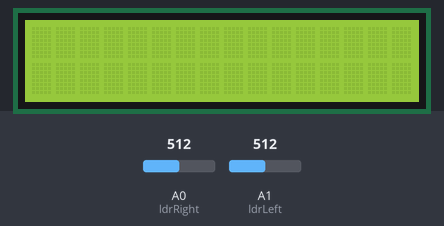
Recording of a sketch running on a simulated Arduino Uno, built with avr-gcc and run on an emulated ATmega328P. On the bench: 16×2 character LCD. The inputs (shaded band) are chosen by the test bench; at power-on: A0 (ldrRight) = 512, A1 (ldrLeft) = 512. What the sketch prints to the serial monitor is not drawn.

Above: at 1.2 s.
1.3 s: A0 (ldrRight) set to 107
3.0 s: A0 (ldrRight) set to 90
At 3.7 s:
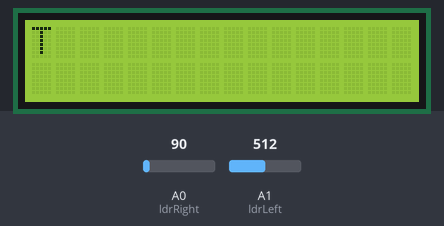
5.8 s: A1 (ldrLeft) set to 22
8.1 s: A1 (ldrLeft) set to 18
At 8.8 s:
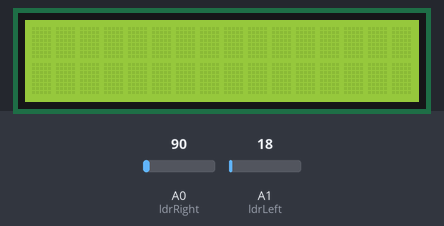
11.1 s: A0 (ldrRight) set to 110
At 12.05 s:
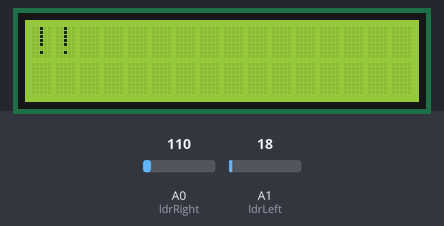
13.9 s: A0 (ldrRight) set to 10
At 15.2 s:
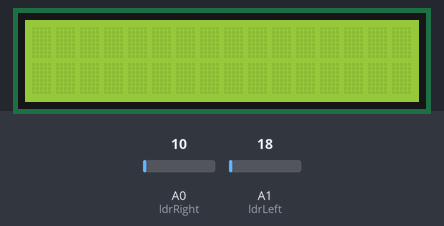
Timing chart, 0 to 16.4 s (numbered marks = the images above; inputs shaded):
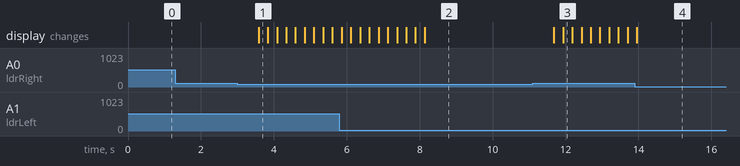

The sketch:

lab7-prob2-LCD-marquee.ino
```cpp
#include <LiquidCrystal.h>

LiquidCrystal lcd(7, 6, 5, 4, 3, 2);

const int ldrLeft = A1; // Left LDR analog pin
const int ldrRight = A0; // Right LDR analog pin
int leftThreshold = 20; // Adjust threshold based on your LDR sensitivity
int rightThreshold = 100; // Adjust threshold based on your LDR sensitivity

String welcomeMessage = "WELCOME TO THE PUP-CPE DEPARTMENT";  // Message for left LDR
String byeMessage = "GOODBYE, SEE YOU AGAIN NEXT TIME!!!!"; // Message for right LDR

const String messages[2] {
  "WELCOME TO THE PUP-CPE DEPARTMENT",
  "GOODBYE, SEE YOU AGAIN NEXT TIME!!!!",
};
int messageToPlay = -1;


void setup() {
  Serial.begin(9600);
  lcd.begin(16, 2);
  pinMode(ldrLeft, INPUT);
  pinMode(ldrRight, INPUT);
}

void loop() {
  lcd.clear();


  messageToPlay = checkLDRsStates();

  switch (messageToPlay) {
    case -1:
      return;
    case 0:
      displayMarqueeToRight(messages[0]);
      break;
    case 1:
      displayMarqueeToRight(messages[1]);
    default:
      return;
  }
}

void displayMarqueeToLeft(String message) {
  lcd.clear();
  String newMessage = "                " + message + "  ";
  int start = 0;
  int end = 17;

  while (start < newMessage.length()) {
    if (messageToPlay != checkLDRsStates()) return;

    lcd.setCursor(0, 0);
    Serial.println(newMessage.substring(start, end));
    lcd.print(newMessage.substring(start, end));

    if (end < newMessage.length() - 1) {
      end++;
    };
    start++;
    delay(250);
  }
}

void displayMarqueeToRight(String message) {

  lcd.clear();
  String newMessage =  "               " + message + "                  ";
  int start = newMessage.length() - 17;
  int end = newMessage.length() - 1;

  while (start >= 0) {
    if (messageToPlay != checkLDRsStates()) return;

    lcd.setCursor(0, 0);
    Serial.println(newMessage.substring(start, end));
    lcd.print(newMessage.substring(start, end));

    if (end > 0) {
      end--;
    };
    start--;
    delay(250);
  }
}

int checkLDRsStates() {
  int leftValue = analogRead(ldrLeft);
  int rightValue = analogRead(ldrRight);

  Serial.print("Left:");
  Serial.print(leftValue);
  Serial.print("  Right:");
  Serial.println(rightValue);

  bool leftHasLight = leftValue > leftThreshold;
  bool rightHasLight = rightValue > rightThreshold;

  if (leftHasLight == rightHasLight) {
    return -1;
  }
  if (leftHasLight && !rightHasLight) {
    return 0;
  }

  else if (!leftHasLight && rightHasLight) {
    return 1;
  }
}
```

Measured:
- the behaviour switches between 101 and 100 on A0 (ldrRight) (found by bisection; images 0 and 1)
- the behaviour switches between 21 and 20 on A1 (ldrLeft) (found by bisection; images 1 and 2)
- after the input at 1.3 s, every drawn part: stays the same
- after the input at 3.0 s, the display: changes after 0.58 s (image 1)
- after the input at 8.1 s, the display: changes at once (image 2)
- after the input at 11.1 s, the display: first changes after 0.58 s (image 3 shows a later state)
- after the input at 13.9 s, the display: changes after 0.05 s (image 4)
